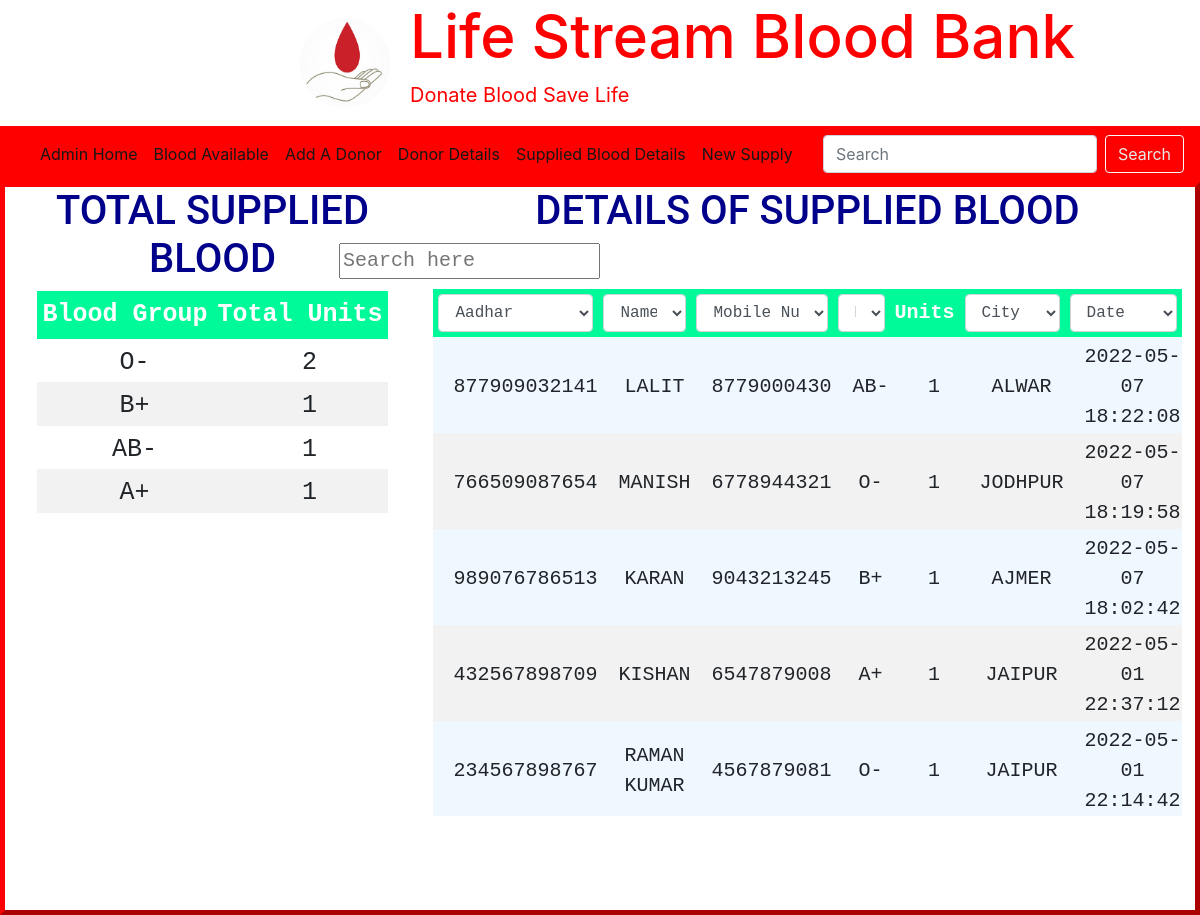
/suppliedtable.php (signed in), run on the app's committed database.
### tables this page shows
CREATE TABLE `supplied` (
  `name` varchar(40) DEFAULT NULL,
  `aadhar` bigint DEFAULT NULL,
  `mobno` bigint DEFAULT NULL,
  `bgp` varchar(6) DEFAULT NULL,
  `qty` int DEFAULT NULL,
  `city` varchar(20) DEFAULT NULL,
  `date` datetime DEFAULT CURRENT_TIMESTAMP
);

### suppliedtable.php (the view, shortened to what this page needs)
<?php
include 'dbconn.php';
?>
<!DOCTYPE html>
<html>
<head>
  <link rel="stylesheet" href="https://cdn.jsdelivr.net/npm/bootstrap@4.6.1/dist/css/bootstrap.min.css">
</head>
<body>
<div class="container-fluid">
  <img src="pics/fp.jpg" class="photo" alt="" srcset="">
  <div class="headings">
    <h1 class="hh1">Life Stream Blood Bank</h1>
   <p>Donate Blood Save Life</p>
  </div>
</div>
<nav class="navbar navbar-expand-lg navbar-dark bg-#b13937">
  <div class="collapse navbar-collapse" id="navbarSupportedContent">
    <ul class="navbar-nav mr-auto">
      <li class="nav-item active">
        <a class="nav-link" href="adminhp.php">Admin Home <span class="sr-only">(current)</span></a>
      </li>
      <li class="nav-item">
        <a class="nav-link" href="ba.php">Blood Available</a>
      </li>
      <li class="nav-item">
        <a class="nav-link" href="addadonor.php">Add A Donor</a>
      </li>
      <li class="nav-item">
        <a class="nav-link" href="dod.php">Donor Details</a>
      </li>
      <li class="nav-item">
        <a class="nav-link" href="suppliedtable.php">Supplied Blood Details</a>
      </li>
      <li class="nav-item">
        <a class="nav-link" href="newsupplied.php">New Supply</a>
      </li>
    </ul>
    <form class="form-inline my-2 my-lg-0">
      <input class="form-control mr-sm-2" type="search" placeholder="Search" aria-label="Search">
      <button class="btn btn-outline-success my-2 my-sm-0" type="submit">Search</button>
    </form>
  </div>
</nav>
  <div class="container__table">
  <div class="leftpart">
      <h2 style="font-size: 40px; color:#00008b;FONT-FAMILY:ROBOTO; TEXT-ALIGN :CENTER">TOTAL SUPPLIED BLOOD</h2>
  <table>
      <thead>
        <tr>
            <th>Blood Group</th>
            <th>Total Units</th>
        </tr>
        <thead>
<?php
$query = "SELECT bgp,sum(qty) as aadhar FROM SUPPLIED group by bgp order by sum(qty) desc";
$result = mysqli_query($conn, $query);
while ($row = mysqli_fetch_assoc($result)) {
  echo "<tr><td>". $row["bgp"]."</td><td>". $row["aadhar"]."</td></tr>";
}
echo "</table>";
?>
</div>
<div class="rightPart">
<h2 style="font-size: 40px; color:#00008b;FONT-FAMILY:ROBOTO">DETAILS OF SUPPLIED BLOOD</h2>
<input type="text" id="searchBox-3" placeholder="Search here" style="margin-bottom:10px; margin-right:676px">
<div class="rtable">
<table id="mytable" style="float:left;background-color:#f0f8ff">
    <thead>
<tr>
    <th>Aadhar</th>
    <th>Name</th>
    <th>Mobile Number</th>
    <th>Blood Group</th>
    <th>Units</th>
    <th>City</th>
    <th>Date</th>
</tr>
</thead>
<tbody>
            <?php
$stmt =$db->prepare("select * from SUPPLIED order by date desc");
$stmt->execute();
while($row=$stmt->fetch()){
            ?>
            <tr>
                <td><?php echo $row['aadhar'] ?></td>
                <td><?php echo $row['name'] ?></td>
                <td><?php echo $row['mobno'] ?></td>
                <td><?php echo $row['bgp'] ?></td>
                <td><?php echo $row['qty'] ?></td>
                <td><?php echo $row['city'] ?></td>
                <td><?php echo $row['date'] ?></td>
</tr>
<?php
}
?>
        </tbody>
</table>
</div>
</body>
</html>

### suppliedtable.php (style rules this page uses)
.photo { width:90px; height:90px; border-radius:50%; offset:cover; margin-right:20px; }
.container-fluid { width: 100%; padding-right: 15px; padding-left: 300px; background-color:WHITE; COLOR: RED; display: flex; align-items: center; }
.headings .hh1 { font-size: 60px; }
.headings { font-size:20px; }
.navbar { background-color: red; }
.navbar-dark .navbar-nav .nav-link { color: rgb(22 22 21); }
.navbar-dark .navbar-nav .active>.nav-link, .navbar-dark .navbar-nav .nav-link.active, .navbar-dark .navbar-nav .nav-link.show, .navbar-dark .navbar-nav .show>.nav-link { color:rgb(22 22 21) ; }
.btn-outline-success { color: #e6ece8; border-color: #f8fcf9; }
.container__table { height:82vh; border: 5px outset red; display: flex; justify-content: space-around; }
.leftpart { display: flex; flex-direction:column; font-family: monospace; width:30vw; align-items: center; font-size: 25px; }
.rightPart .rtable { float:bottom; height:59vh; overflow: hidden; overflow-y:scroll; }
.rightPart { display: flex; flex-direction:column; font-family: monospace; align-items: center; width:60vw; font-size: 20px; }
table { text-align: center; }
th { background-color:#00fa9a; color:white; padding:5px; }
td { padding-left:20px; padding-top:5px; }
tr:nth-child(even) { background-color: #f2f2f2 ; }

### data on the page
supplied: aadhar "877909032141", name "LALIT", mobno "8779000430", bgp "AB-", qty "1", city "ALWAR", date "2022-05-07 18:22:08"
supplied: aadhar "766509087654", name "MANISH", mobno "6778944321", bgp "O-", qty "1", city "JODHPUR", date "2022-05-07 18:19:58"
supplied: aadhar "989076786513", name "KARAN", mobno "9043213245", bgp "B+", qty "1", city "AJMER", date "2022-05-07 18:02:42"
supplied: aadhar "432567898709", name "KISHAN", mobno "6547879008", bgp "A+", qty "1", city "JAIPUR", date "2022-05-01 22:37:12"
supplied: aadhar "234567898767", name "RAMAN KUMAR", mobno "4567879081", bgp "O-", qty "1", city "JAIPUR", date "2022-05-01 22:14:42"

### other printed values
$row["bgp"] "O-"
$row["aadhar"] "2"
$row["bgp"] "B+"
$row["aadhar"] "1"
$row["bgp"] "AB-"
$row["bgp"] "A+"
